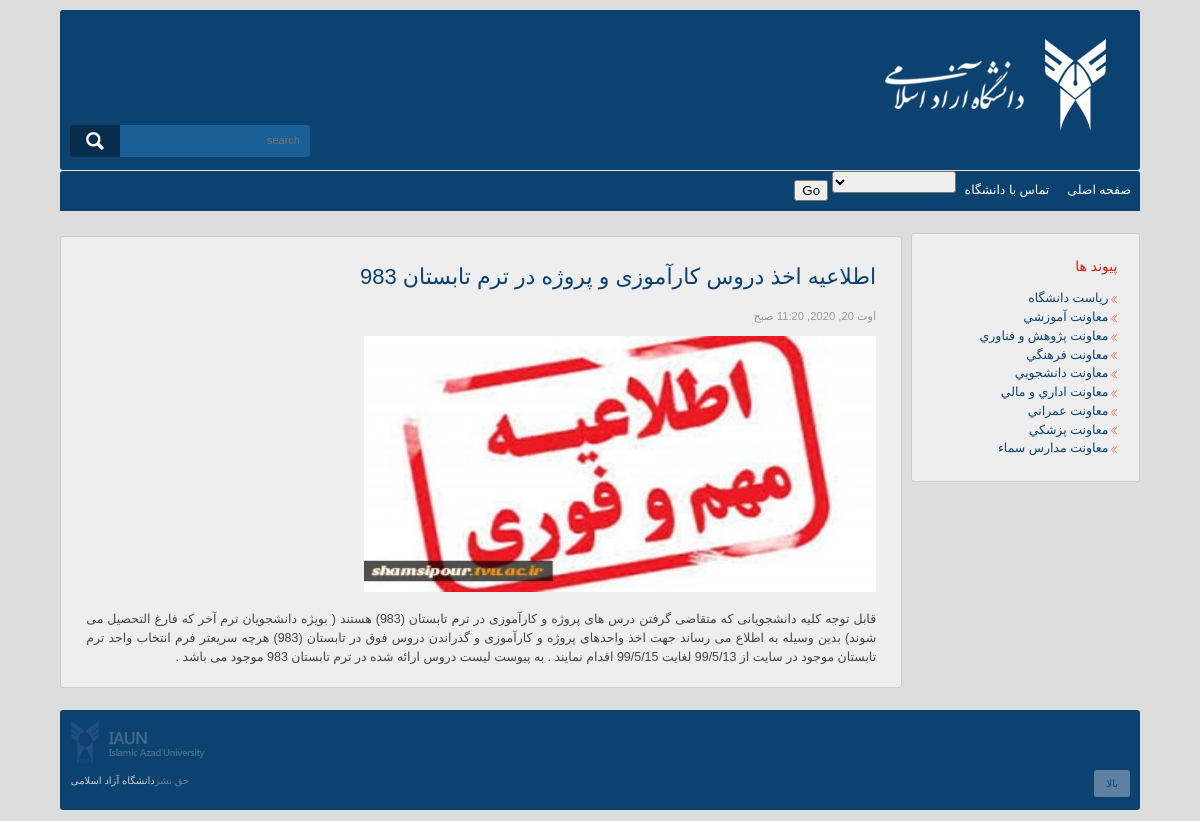
/fa/articles/4, run on the app's committed database.
### Core/models.py (models this page shows, shortened)
class Article(models.Model):
    title = models.CharField(max_length=255, verbose_name ="عنوان")
    text = models.TextField(verbose_name ="متن")
    photo = models.ImageField(upload_to="news", verbose_name ="عکس")
    publish = models.DateTimeField(auto_now_add=True)
    class Meta:
        verbose_name = "مطلب"
        verbose_name_plural = "مطالب"

### Core/views.py (the view)
# urls.py: path('articles/<int:pk>', ArticleDetailView.as_view(), name="article_detail_view"),
class ArticleDetailView(DetailView):
    model = Article
    template_name = "articles/detail.html"

### templates/articles/detail.html
{% extends "base.html" %}
{% block content %}
    <div class="contentpage">
        <article class="topcontentpage">
            <header>
                <h2><a href="{% url "article_detail_view" pk=object.id %}">{{ object.title }}</a></h2>
                <p class="post-info">{{ object.publish }}</p>
            </header>
            <content>
                <img src="{{ object.photo.url }}" style="width: 512px;height: 256px" />
                <p>
                    {{ object.text }}
                </p>
            </content>
        </article>
    </div>
    {% include "rightnav.html" %}
{% endblock %}

### static/css/style.css (style rules this page uses)
* { font-family: Tahoma, Arial, san-serif; font-weight: normal; }
body { background: #ddd; font-size: 78%; color: #444; line-height: 1.5; direction: rtl; }
.body { margin: 0 auto; width: 85%; clear: both; }
h2 { font-size: 14px; color: #D21; }
a { color: #0c426f; text-decoration: none; }
.post-info { color: #999; font-size: 90%; }
.contentpage { width: 78%; float: left; }
.topcontentpage h2, .bottomcontentpage h2 { font: bold 22px Arial, Tahoma, san-serif; }
.topcontentpage { padding: 1% 3%; margin: 3% 0 0 0; background: #EEE; border: 1px solid #CCC; border-radius: 3px; -moz-border-radius: 3px; -webkit-border-radius: 3px; text-align: justify; }

### static/css/responsive.css (style rules this page uses)
@media only screen and (min-width: 900px) and (max-width: 1200px) { .body { width: 90%; } }

### data on the page
Article: title "اطلاعیه اخذ دروس کارآموزی و پروژه در ترم تابستان 983", publish "اوت 20, 2020, 11:20 صبح", photo (picture), text "قابل توجه کلیه دانشجویانی که متقاضی گرفتن درس های پروژه و کارآموزی در ترم تابستان (983) هستند ( بویژه دانشجویان ترم آخر که فارغ التحصیل می شوند) بدین وسیله به اطلاع می رساند جهت اخذ واحدهای پروژه و کارآموزی و گذراندن دروس فوق در تابستان (983) هرچه سریعتر فرم انتخاب واحد ترم تابستان موجود در سایت از 99/5/13 لغایت 99/5/15 اقدام نمایند . به پیوست لیست دروس ارائه شده در ترم تابستان 983 موجود می باشد ."

### other printed values
form field language "فارسی (fa)"
